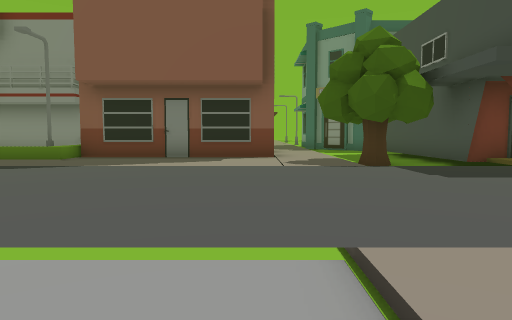
View 1 (above)

24 first-person views from a walk through a Unity game level. The camera is 1.4 m above the floor, tilts 4° down and sees 70° across. The floor is counted in squares, 2 m on a side. Each view is taken from the middle of a square. On the plan, view 1 faces up. The plan holds only what a view shows up to about 11 squares ahead; the rest is blank. The place goes on beyond the plan.

View 2
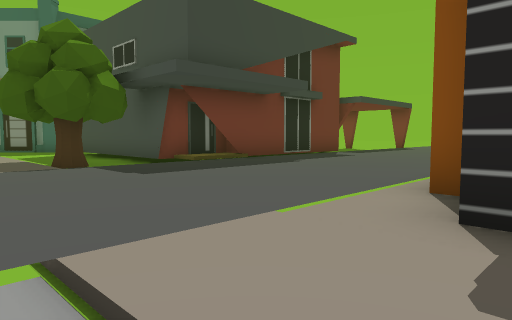

View 3
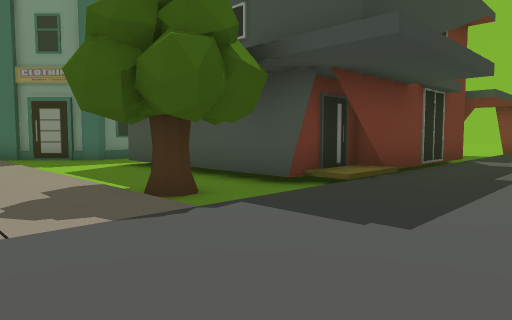

View 4
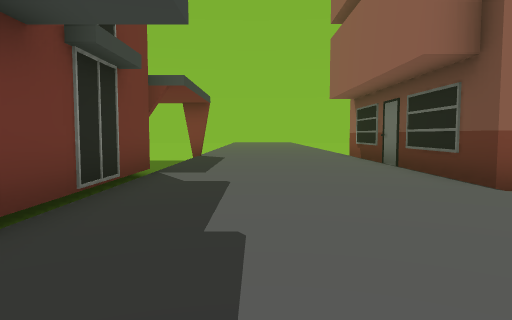

View 5
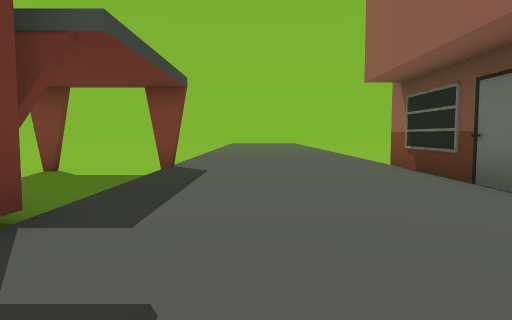

View 6
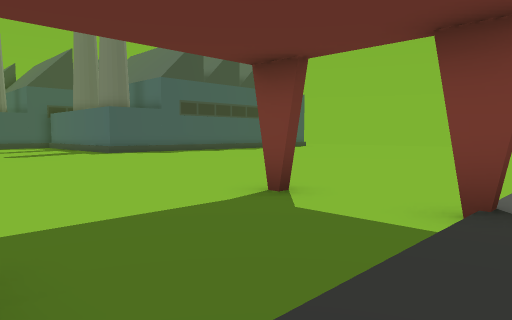

View 7
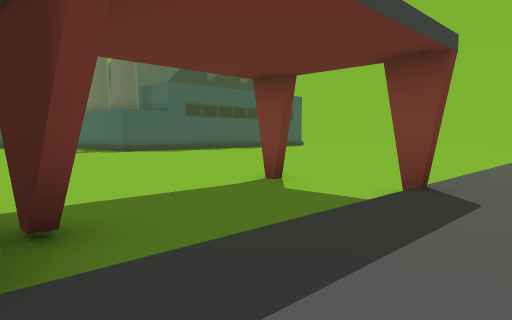

View 8
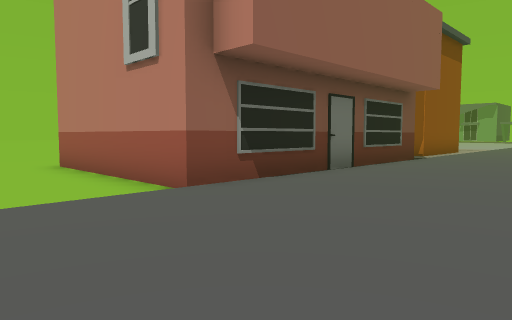

View 9
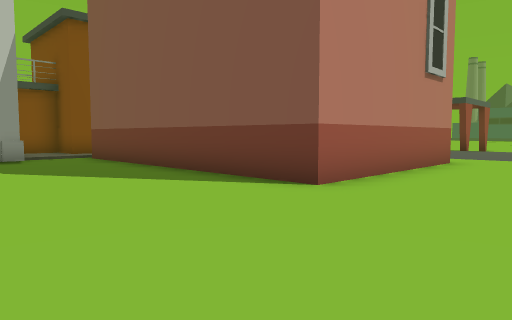

View 10
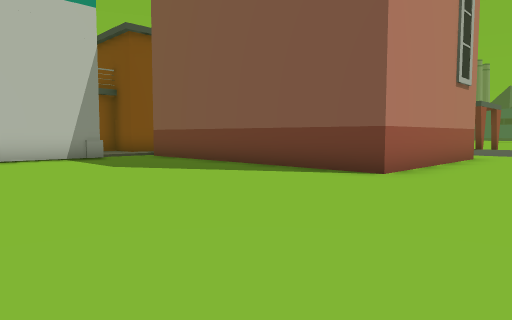

View 11
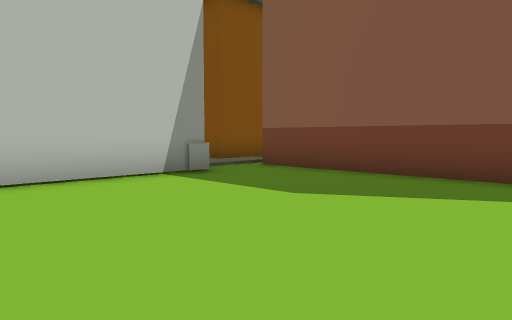

View 12
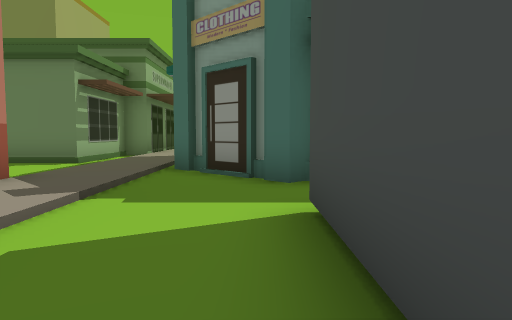

View 13
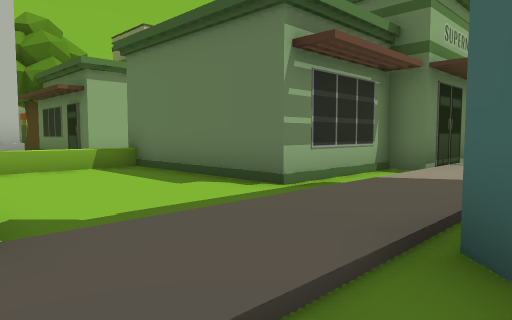

View 14
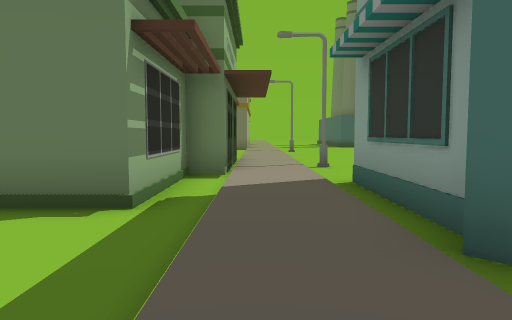

View 15
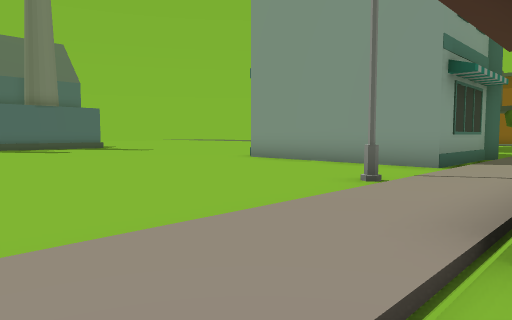

View 16
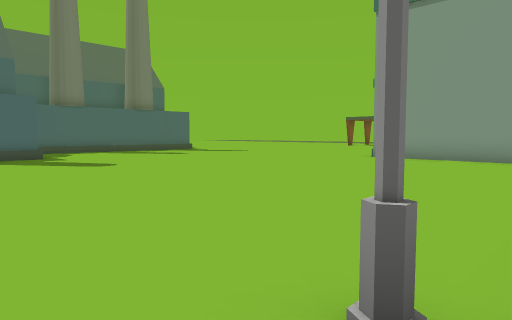

View 17
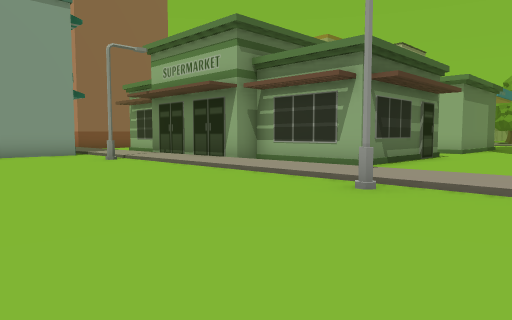

View 18
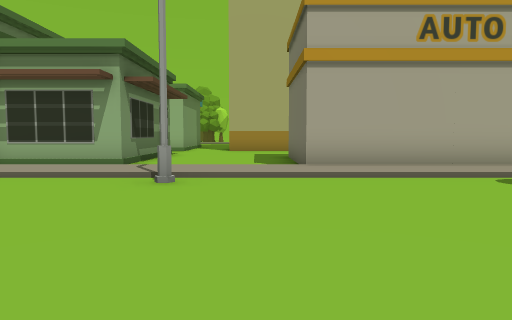

View 19
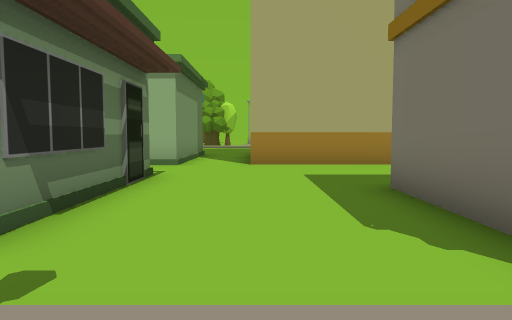

View 20
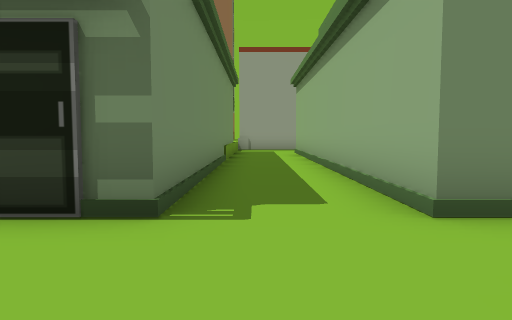

View 21
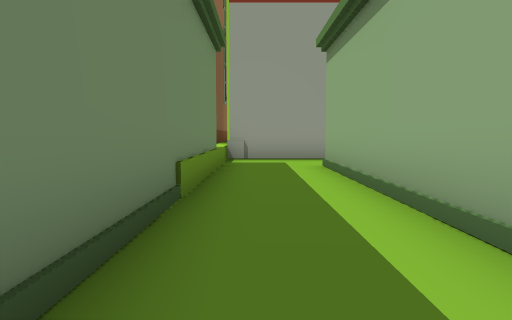

View 22
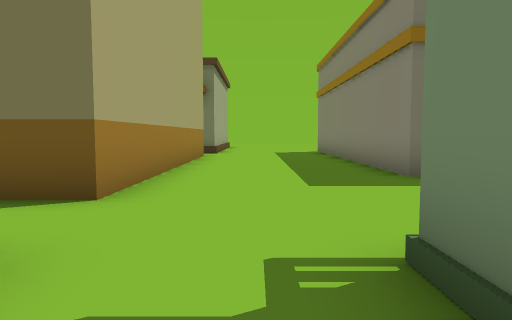

View 23
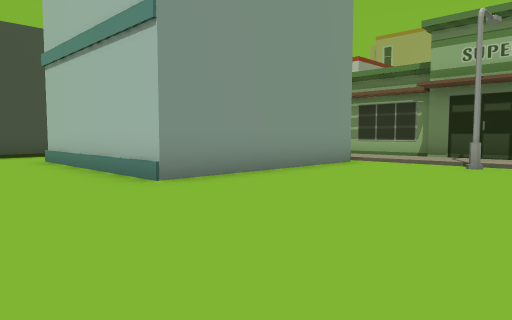

View 24
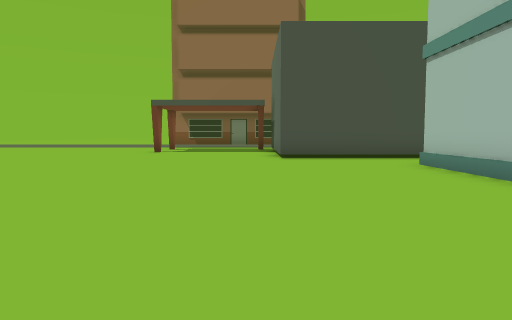

### Floor plan
Key: @ floor where view 1 was taken; # wall or solid block; . main floor; : floor 0.25 m higher than the main floor; / step, stairs or slope; ^ raised ledge; S streetlight; B building; T tree; O other object.
Columns run from 9 left of view 1 to 20 right of it. Each row starts with its distance up from view 1.
 37  B....B  B:/.
 36  B....B  B:/..
 35  B....B  B:/....
 34  B....BBBB:/.....
 33  B........:/......
 32 BB........:/S.......
 31 ..........:/............B
 30 BB..BBBBB.:/............B
 29  B..B   B.:/...........
 28  B..B   B.:/..........
 27  B..B BBB.:/..........
 26  B..B    B:/..........
 25  B..B    B:/.........
 24  B..B    B:/S.........
 23  B..B    B:/...........
 22  B..#   BB:/............
 21  B..#   B.:/BBBBBB......
 20  B..#   B.:/B    B.......
 19 BB..BBBBB.:/B    B........
 18  ...^.....:/B    B........
 17  ...^.....:/BB   B.........
 16  ####.....:/.BB  B..........
 15          B:/...  ............
 14           :/...  .............
 13            /..#######.........
 12           :/..#      .........
 11           :/..#      .........
 10    SBBBBBB:/..#      ....#....
  9  OOOO::::::/..#     #.........
  8    ::::::::/T.###   #/........
  7     :::::::////######////#////
  6      :::::::::::::::::::::::::
  5      :::::::::::::::::::::::::
  4       ::::::::::::::::::::::::
  3        :::::::::::::::::::::::
  2        ///::::::::///////////
  1         ..:::#    BBBBBBBBB..
  0          @::##            B..
 -1                           B..
 -2                 #         B..
 -3                 #:        B..
 -4                 #:BBBBBBBBB..
 -5                  :............
 -6                   #...........
 -7                   #...........
 -8                   #...........
 -9                   #...........
-10                      .... ....

Where each view was taken, in squares from view 1:
view 1: 0 up, 0 right, facing up
view 2: 0 up, 0 right, facing up-right
view 3: 4 up, 0 right, facing up-right
view 4: 5 up, 4 right, facing right
view 5: 5 up, 8 right, facing right
view 6: 6 up, 12 right, facing up-right
view 7: 5 up, 11 right, facing up-right
view 8: 6 up, 20 right, facing down-left
view 9: 8 down, 20 right, facing up-left
view 10: 10 down, 20 right, facing up-left
view 11: 10 down, 15 right, facing up-left
view 12: 10 up, 4 right, facing up
view 13: 15 up, 3 right, facing up-left
view 14: 15 up, 1 right, facing up
view 15: 29 up, 0 right, facing down-right
view 16: 33 up, 2 right, facing down-right
view 17: 34 up, 7 right, facing down-left
view 18: 33 up, 8 right, facing left
view 19: 32 up, 2 right, facing left
view 20: 33 up, 6 left, facing down
view 21: 27 up, 6 left, facing down
view 22: 28 up, 6 left, facing up
view 23: 26 up, 11 right, facing down-left
view 24: 24 up, 12 right, facing down
